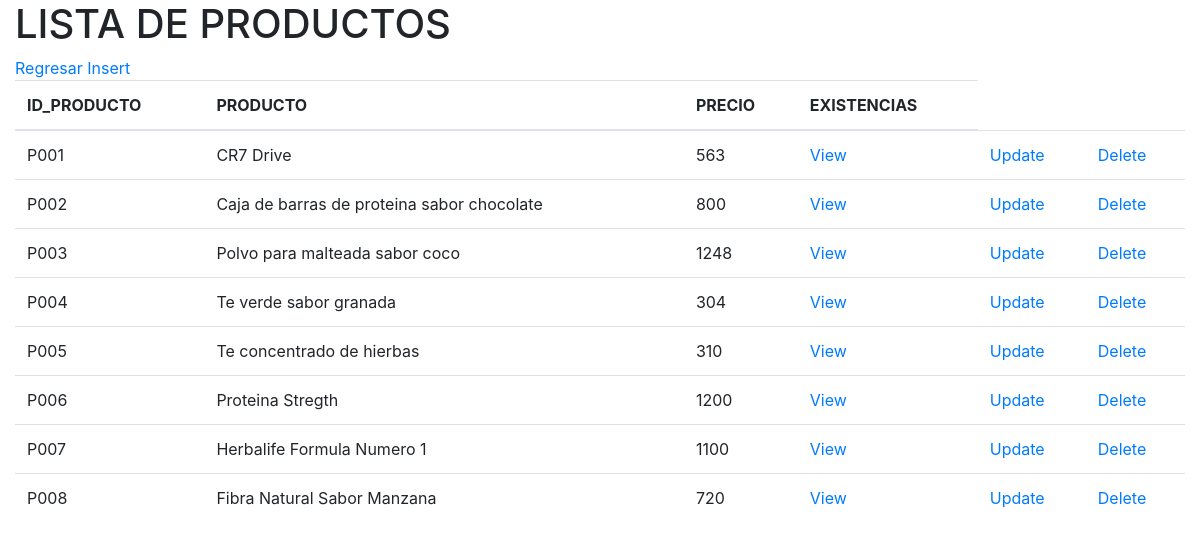
The app's page /Productos/index.php with its own data.
### tables this page shows
CREATE TABLE Productos (
ID_PRODUCTO VARCHAR(5) PRIMARY KEY NOT NULL,
PRODUCTO VARCHAR(40) NOT NULL,
PRECIO VARCHAR(6) NOT NULL,
EXISTENCIAS VARCHAR(4) NOT NULL
);

### Productos/db/db_list.php (the view)
<?php
    $db = new SQLite3("../tienda.db");
    $resultado = $db->query("SELECT * from Productos;");
    $table = "
        <table class='table'>
            <thead>
            <tr>
                <th>ID_PRODUCTO</th>
                <th>PRODUCTO</th>
                <th>PRECIO</th>
                <th>EXISTENCIAS</th>
            </tr>
            </thead>
            ";
    print($table);
    while ($row = $resultado->fetchArray()) {
        $id_producto = $row['ID_PRODUCTO'];
        $producto = $row['PRODUCTO'];
        $precio = $row['PRECIO'];
        $table = "
            <tr>
                <td>$id_producto</td>
                <td>$producto</td>
                <td>$precio</td>
                <td><a href='view.php?ID_PRODUCTO=$id_producto'>View</a></td>
                <td><a href='update.php?ID_PRODUCTO=$id_producto'>Update</a></td>
                <td><a href='delete.php?ID_PRODUCTO=$id_producto'>Delete</a></td>
            </tr>
        ";
        print($table);
    }
    print("</table>");
?>

### records on screen
productos: ID_PRODUCTO "P001", PRODUCTO "CR7 Drive", PRECIO "563"
productos: ID_PRODUCTO "P002", PRODUCTO "Caja de barras de proteina sabor chocolate", PRECIO "800"
productos: ID_PRODUCTO "P003", PRODUCTO "Polvo para malteada sabor coco", PRECIO "1248"
productos: ID_PRODUCTO "P004", PRODUCTO "Te verde sabor granada", PRECIO "304"
productos: ID_PRODUCTO "P005", PRODUCTO "Te concentrado de hierbas", PRECIO "310"
productos: ID_PRODUCTO "P006", PRODUCTO "Proteina Stregth", PRECIO "1200"
productos: ID_PRODUCTO "P007", PRODUCTO "Herbalife Formula Numero 1", PRECIO "1100"
productos: ID_PRODUCTO "P008", PRODUCTO "Fibra Natural Sabor Manzana", PRECIO "720"
